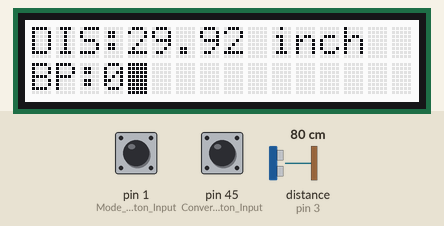
The sketch below on a simulated Arduino Mega 2560, built with avr-gcc and run on an emulated ATmega2560. On the bench: 16×2 character LCD. The inputs (shaded band) are chosen by the test bench; at power-on: distance to the obstacle (sensor on pin 3) 80 cm, pin 1 (Mode_Button_Input) LOW, pin 45 (Convert_Button_Input) LOW. The echo pulse lasts 58.3 µs per cm.

Above: at 1.2 s.
1.3 s: distance to the obstacle (sensor on pin 3) set to 2 cm
At 1.73 s:
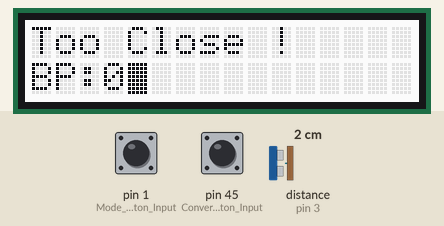
3.4 s: pin 1 (Mode_Button_Input) pulled HIGH for 0.15 s
At 3.9 s:
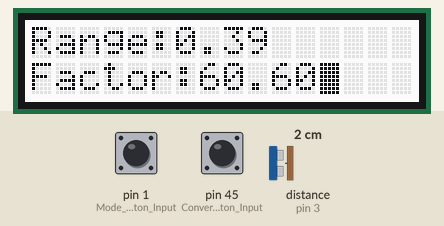
6.5 s: distance to the obstacle (sensor on pin 3) set to 153 cm
At 7.1 s:
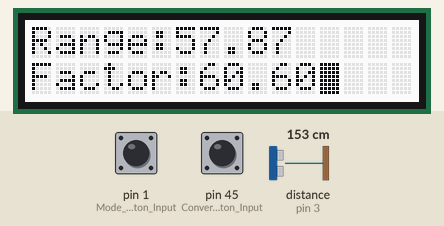
9.5 s: pin 1 (Mode_Button_Input) pulled HIGH for 1 s
At 10.22 s:
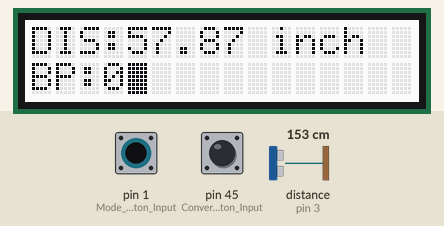
12.0 s: pin 45 (Convert_Button_Input) pulled HIGH for 1 s
At 12.49 s:
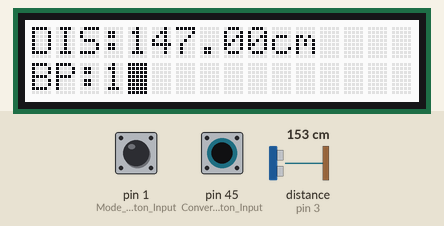
15.2 s: distance to the obstacle (sensor on pin 3) set to 35 cm
At 15.46 s:
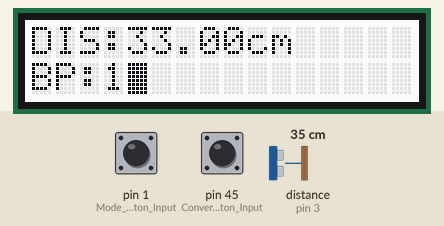

Measured:
- after the input at 1.3 s, the display: first differs from a run without the input after 0.22 s (image 1)
- after the input at 3.4 s, the display: changes after 0.15 s (image 2)
- after the input at 6.5 s, the display: first differs from a run without the input after 0.23 s (image 3)
- after the input at 9.5 s, the display: first differs from a run without the input after 0.50 s (image 4)
- after the input at 12.0 s, the display: first differs from a run without the input after 0.27 s (image 5)
- after the input at 15.2 s, the display: first differs from a run without the input after 0.05 s (image 6)
- what the display in image 1 shows lasts 0.5 s, from 1.5 s to 2.0 s

The sketch:

Rangefinder.ino
```cpp
#include "rgb_lcd.h"
rgb_lcd lcd;

uint8_t counterLatch = 0; //Latch for Button
uint8_t convertCounter = 0; //Default Button presses

uint8_t modeLatch = 0; //Latch for modeButton
uint8_t modeCounter = 1; //mode Button presses

double factor = 60.6;
double rawData = 0;

//==============================================

uint16_t rangeFinder( uint8_t a )
{
  uint16_t converted = 0;

  pinMode(3,OUTPUT);

  digitalWrite(3,LOW);
  digitalWrite(3,HIGH);
  delayMicroseconds(5);
  digitalWrite(3,LOW);

  pinMode(3,INPUT); //Set to read
  rawData = pulseIn(3,HIGH);  //Reads the data

  converted = rawData / factor;

  return converted;
}

//==============================================
// Results Function

void results ()
{

  //======================
  //CM/INCHES Display Crossroad
  lcd.setCursor(0,0);
  lcd.print("DIS:");
  lcd.setCursor(4,0);

  if (convertCounter % 2 == 0) // Converts cm to inches display
  {
    if(converter(1) < 0.7874)  // 0.7874in = 2 cm
    {
      lcd.setCursor(0,0);
      lcd.print("Too Close !");
    }
    else if(converter(1) > 78.74)  // 78.74in = 200 cm
    {
      lcd.setCursor(0,0);
      lcd.print("Too Far !");
    }
    else
    {
      lcd.print(converter(1));
      lcd.print(" inch");
    }
  }
  else // CM Display
  {
    if(converter(1) < 2)
    {
      lcd.setCursor(0,0);
      lcd.print("Too Close !");
    }
    else if(converter(1) > 150)
    {
      lcd.setCursor(0,0);
      lcd.print("Too Far !");
    }
    else
    {
      lcd.print(converter(1));
      lcd.print("cm");
    }
  }

  //=======================
  // Convert Button Press Display
  lcd.setCursor(0,1);
  lcd.print("BP:");
  lcd.setCursor(3,1);
  lcd.print(convertCounter);

  //=======================
  // Screen wipes
  delay(200);
  lcd.clear();
}

//==============================================
// Conversion Function
double converter ( uint8_t a )
{
  double converted;

  if (convertCounter % 2 == 0) // Converts cm to inches display
  {
    converted = (rangeFinder(1) * 0.3937);
  }
  else
  {
    converted = rangeFinder(1);
  }

  return converted;
}

//==============================================
// SETUP
void setup() {

  lcd.begin(16,2);
  lcd.blink();

  pinMode(45,INPUT); // Convert Button Input
  pinMode(1,INPUT);  // Mode Button Input

}
//==============================================
// LOOP
void loop()
{
  uint8_t convertPress;
  uint8_t modePress;

  convertPress = digitalRead(45); // Reads the Convert button input
  modePress = digitalRead(1);     // Reads the Mode button input

  //===========================
  // Mode Button Latch
  if (modePress == 1 && modeLatch == 0)
  {
    modeCounter = modeCounter + 1;
    modeLatch = 1;
  }
  else if (modePress == 0)
  {
    modeLatch = 0;
  }

  //===========================
  // Mode CrossRoad

  if (modeCounter % 2 == 0)   // Calibrate Route
  {
    lcd.print("Range:");
    lcd.print(converter(1));

    lcd.setCursor(0,1);
    lcd.print("Factor:");
    lcd.print(factor);

    if (converter(1) == 10 )
    {
      factor = factor * 10;
    }

    delay(500);
    lcd.clear();

  }
  else // Normal Range Finding Route
  {
    if (convertPress == 1 && counterLatch == 0)
    {
    convertCounter = convertCounter + 1;
    counterLatch = 1;
    }
    else if (convertPress == 0)
    {
      counterLatch = 0;
    }

    results();
  }

}
```
